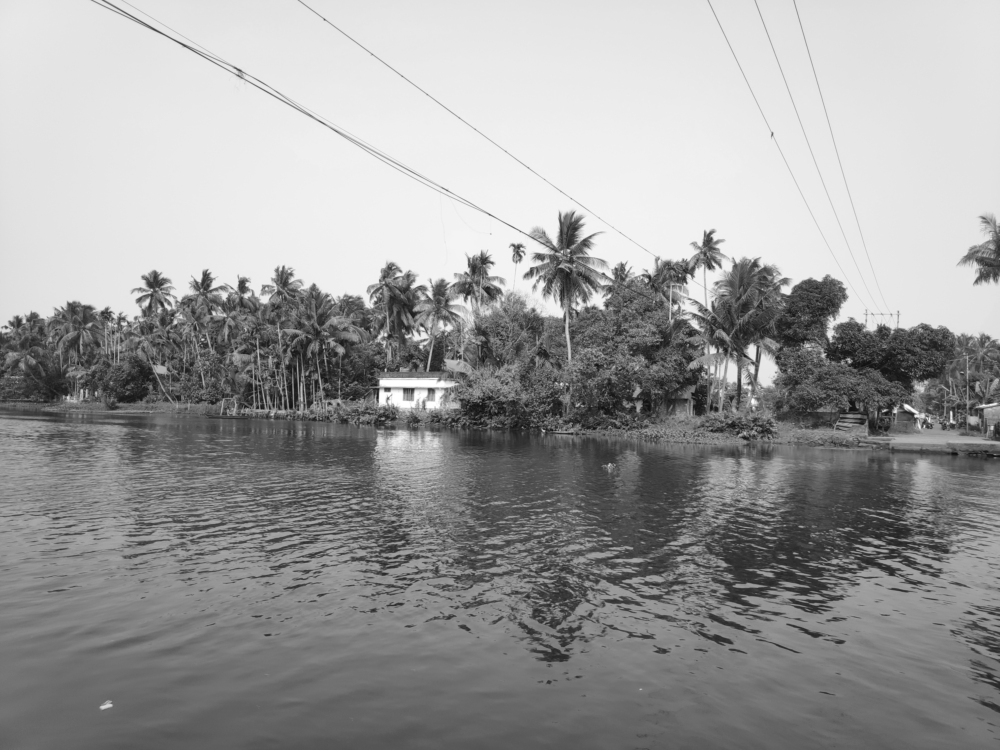
%> input picture 2.png, 1000 x 750 px
$ octave MyOwnData.m   (GNU Octave 9; MATLAB toolbox functions it lacks are replaced by stand-ins)
%> lines starting %> are read from the running program, lines starting %| are printed output that depends on the picture
### sift.m
% [image, descriptors, locs] = sift(imageFile)
%
% This function reads an image and returns its SIFT keypoints.
%   Input parameters:
%     imageFile: the file name for the image.
%
%   Returned:
%     image: the image array in double format
%     descriptors: a K-by-128 matrix, where each row gives an invariant
%         descriptor for one of the K keypoints.  The descriptor is a vector
%         of 128 values normalized to unit length.
%     locs: K-by-4 matrix, in which each row has the 4 values for a
%         keypoint location (row, column, scale, orientation).  The
%         orientation is in the range [-PI, PI] radians.
%
% Credits: Thanks for initial version of this program to D. Alvaro and
%          J.J. Guerrero, Universidad de Zaragoza (modified by D. Lowe)

function [image, descriptors, locs] = sift(imageFile)

% Load image
image = imread(imageFile);

% If you have the Image Processing Toolbox, you can uncomment the following
%   lines to allow input of color images, which will be converted to grayscale.
if size(image,3) == 3
   image = rgb2gray(image);
end

[rows, cols] = size(image);

% Convert into PGM imagefile, readable by "keypoints" executable
f = fopen('tmp.pgm', 'w');
if f == -1
    error('Could not create file tmp.pgm.');
end
fprintf(f, 'P5\n%d\n%d\n255\n', cols, rows);
fwrite(f, image', 'uint8');
fclose(f);

% Call keypoints executable
if isunix
    command = '!./sift ';
else
    command = '!siftWin32 ';
end
command = [command ' <tmp.pgm >tmp.key'];
eval(command);

% Open tmp.key and check its header
g = fopen('tmp.key', 'r');
if g == -1
    error('Could not open file tmp.key.');
end
[header, count] = fscanf(g, '%d %d', [1 2]);
if count ~= 2
    error('Invalid keypoint file beginning.');
end
num = header(1);
len = header(2);
if len ~= 128
    error('Keypoint descriptor length invalid (should be 128).');
end

% Creates the two output matrices (use known size for efficiency)
locs = double(zeros(num, 4));
descriptors = double(zeros(num, 128));

% Parse tmp.key
for i = 1:num
    [vector, count] = fscanf(g, '%f %f %f %f', [1 4]); %row col scale ori
    if count ~= 4
        error('Invalid keypoint file format');
    end
    locs(i, :) = vector(1, :);

    [descrip, count] = fscanf(g, '%d', [1 len]);
    if (count ~= 128)
        error('Invalid keypoint file value.');
    end
    % Normalize each input vector to unit length
    descrip = descrip / sqrt(sum(descrip.^2));
    descriptors(i, :) = descrip(1, :);
end
fclose(g);

### sift_corresp.m
%
% [corresp1, corresp2] = sift_corresp(image1, image2, show_fig)
%
% This function reads two images (file name strings), finds their
% SIFT features, and returns the correspondences based on the
% distance between the nearest and second nearest neighbour.
%
% corresp1(i,:) point of image1 corresponds to corresp2(i,:) point of image2
%
% correspx(i,1) = row number of ith point
% correspx(i,2) = column number of ith point

function [corresp1, corresp2] = sift_corresp(imgName1, imgName2)

% Find SIFT keypoints for each image
[~, desc1, loc1] = sift(imgName1);
[~, desc2, loc2] = sift(imgName2);

% dist_ratio: Only keep matches in which the ratio of vector angles from the
% nearest to second nearest neighbor is less than distRatio.
dist_ratio = 0.6;

% For each feature in the first image, select its match to second image.
desc2t = desc2';
count = 1;
for i = 1 : size(desc1,1)
   inprods = desc1(i,:) * desc2t; % Vector of inner products
   [vals,idx] = sort(acos(inprods)); % Take cos inverse and sort results

   % Check if nearest neighbour has angle less than dist_ratio times second
   if (vals(1) < dist_ratio * vals(2))
      corresp1(count,:) = loc1(i,1:2);
      corresp2(count,:) = loc2(idx(1),1:2);
      count = count + 1;
   end
end

### MyOwnData.m
close all;
%%%Read Images%%%
img2=imread('2.png');
%> img2 is the input picture: size 750x1000 uint8; min 13, max 255, mean 155
img1=imread('1.png');
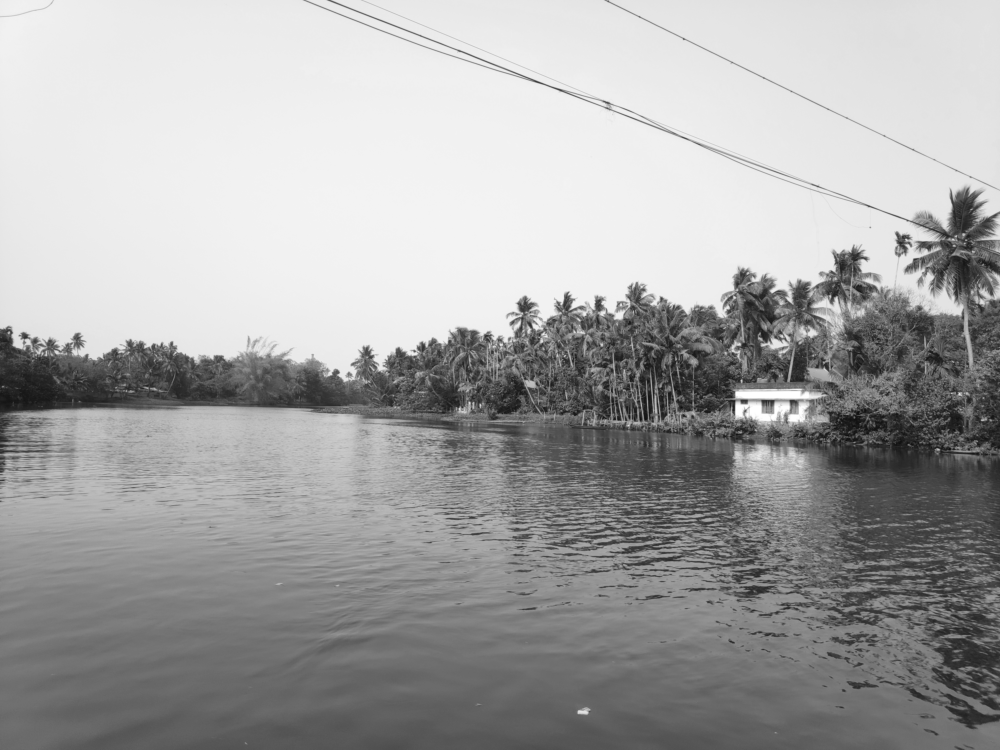
%> input picture 1.png, 1000 x 750 px
%> img1 is the input picture: size 750x1000 uint8; min 14, max 255, mean 165.1
img3=imread('3.png');
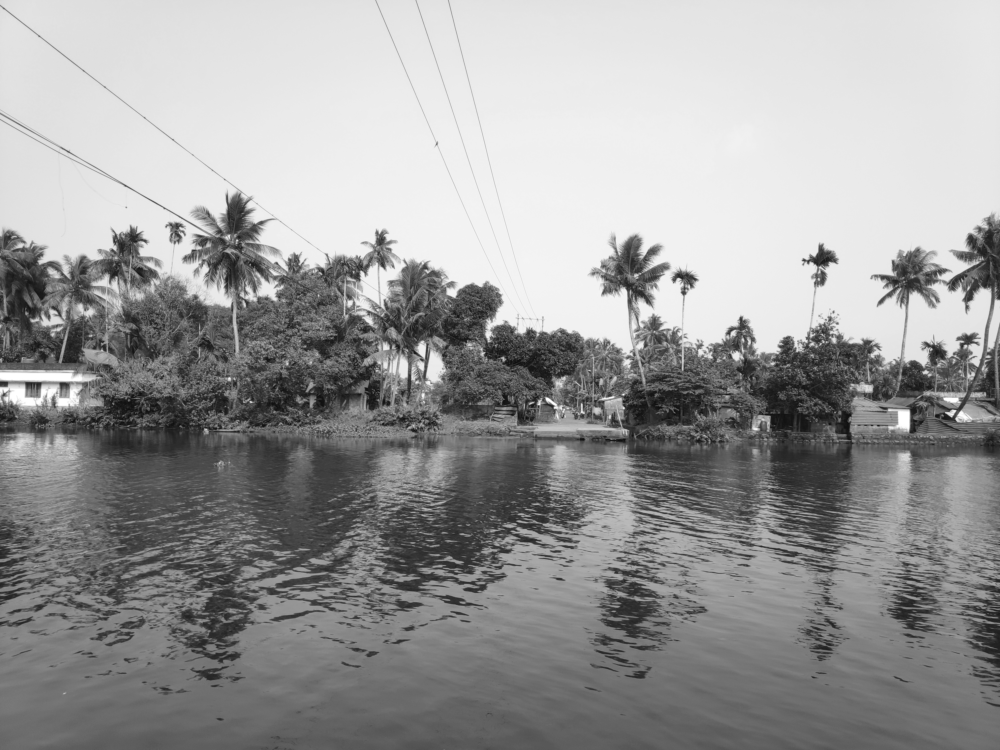
%> input picture 3.png, 1000 x 750 px
%> img3 is the input picture: size 750x1000 uint8; min 15, max 255, mean 154.5
figure();
imshow(img1);
figure();
imshow(img2);
figure();
imshow(img3);
% finds the SIFT features of the img2 and img1, and returns the correspondences based on the
% distance between the nearest and second nearest neighbour.
[corresp1,corresp2]=sift_corresp('2.png','1.png');
%> the run ends on the next line
